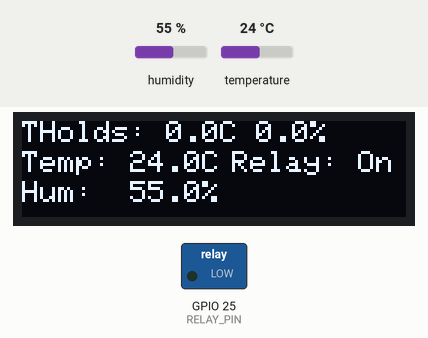
This sketch was run on a simulated ESP32. Shown: 128×32 one-colour display, switched loads named in the sketch (green lamp = pin HIGH). The inputs (shaded band) are chosen by the test bench; at power-on: humidity 55 %, temperature 24 °C. WiFi joins after 1.5 s; servers stay silent unless stated; uploads are accepted with an empty reply; what the sketch prints to the serial monitor is not drawn.

Above: at 4.9 s.
5.0 s: humidity set to 22 %
At 15.1 s:
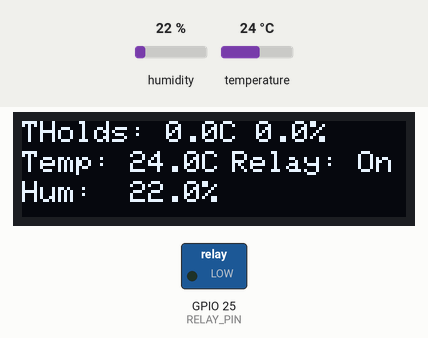
15.7 s: temperature set to 12 °C
At 25.1 s:
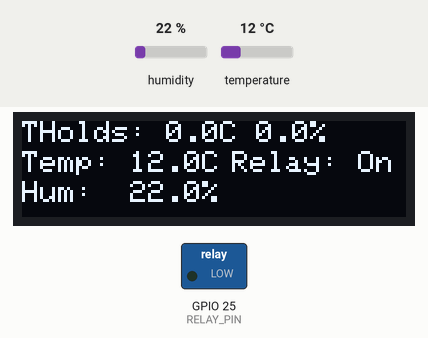
25.7 s: humidity set to 40 %
At 35.1 s:
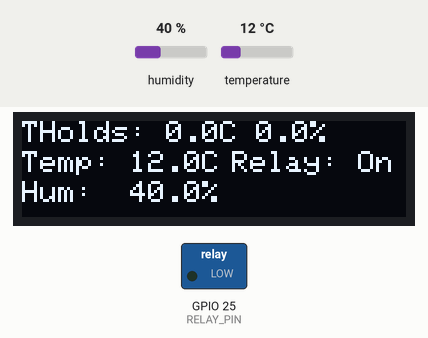
35.7 s: temperature set to 19 °C
At 45.2 s:
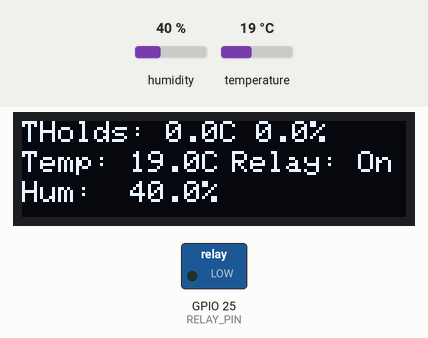
Timing chart, 0 to 46.7 s (numbered marks = the images above; inputs shaded):
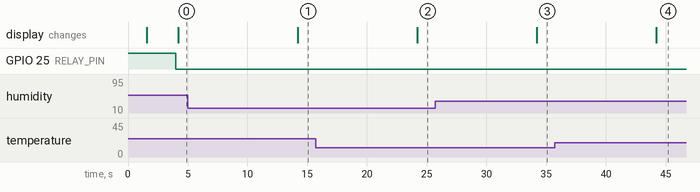

Measured:
- after the input at 5.0 s, the display: changes after 9.2 s (image 1)
- after the input at 15.7 s, the display: changes after 8.5 s (image 2)
- after the input at 25.7 s, the display: changes after 8.5 s (image 3)
- after the input at 35.7 s, the display: changes after 8.5 s (image 4)

The sketch:

DHT11_HTTP.ino
```cpp
#include <WiFi.h>
#include <WiFiClientSecure.h>
#include <HTTPClient.h>
#include "DHT.h"
#include <Wire.h>
#include <Adafruit_GFX.h>
#include <Adafruit_SSD1306.h>
#include <ArduinoJson.h>  // Make sure to install this library

// Pin Configuration
#define DHTPIN 4
#define DHTTYPE DHT11
#define RELAY_PIN 25

// OLED Configuration
#define SCREEN_WIDTH 128
#define SCREEN_HEIGHT 32
#define OLED_RESET -1
#define SCREEN_ADDRESS 0x3C
Adafruit_SSD1306 display(SCREEN_WIDTH, SCREEN_HEIGHT, &Wire, OLED_RESET);

// WiFi Configuration
const char* ssid = "";
const char* pass = "";

// Server Configuration
const char* serverName = "https://humancc.site/ndhos/DHT11/dht11_backend.php";
const char* thresholdEndpoint = "https://humancc.site/ndhos/DHT11/fetch_threshold.php";

// Threshold Variables
float tempThreshold = 0.0;  // Default values
float humThreshold = 0.0;

// Global Variables
float temp = 0.0, hum = 0.0;
unsigned long lastSendTime = 0;
unsigned long lastThresholdUpdate = 0;
const long interval = 10000;  // 10 seconds for sensor readings
const long thresholdInterval = 10000;  // 10 seconds for threshold updates
String relayStatus = "Off";

DHT dht(DHTPIN, DHTTYPE);

void setup() {
  Serial.begin(115200);
  dht.begin();

  pinMode(RELAY_PIN, OUTPUT);
  digitalWrite(RELAY_PIN, HIGH); // Start with relay OFF (active LOW)

  // Initialize OLED
  Wire.begin(21, 22); // SDA = GPIO 21, SCL = GPIO 22
  if (!display.begin(SSD1306_SWITCHCAPVCC, SCREEN_ADDRESS)) {
    Serial.println(F("OLED init failed"));
    while (true);
  }
  display.clearDisplay();
  display.setTextSize(1);
  display.setTextColor(SSD1306_WHITE);
  display.setCursor(0, 0);
  display.println("Initializing...");
  display.display();

  // Connect to WiFi
  WiFi.begin(ssid, pass);
  Serial.print("Connecting to WiFi");
  while (WiFi.status() != WL_CONNECTED) {
    delay(500);
    Serial.print(".");
  }
  Serial.println("\nWiFi connected!");
  display.clearDisplay();
  display.setCursor(0, 0);
  display.println("WiFi Connected");
  display.print("IP: ");
  display.println(WiFi.localIP());
  display.display();
  delay(2000);

  // Initial threshold fetch
  fetchThresholds();
}

void loop() {
  unsigned long currentMillis = millis();

  // Update thresholds every 10 seconds
  if (currentMillis - lastThresholdUpdate > thresholdInterval || lastThresholdUpdate == 0) {
    lastThresholdUpdate = currentMillis;
    fetchThresholds();
  }

  // Main sensor reading cycle
  if (currentMillis - lastSendTime > interval || lastSendTime == 0) {
    lastSendTime = currentMillis;
    readSensor();
    controlRelay();
    sendData();
    updateOLED();
  }
}

void readSensor() {
  temp = dht.readTemperature();
  hum = dht.readHumidity();

  if (isnan(temp) || isnan(hum)) {
    Serial.println("Failed to read from DHT sensor!");
    temp = 0;
    hum = 0;
  } else {
    Serial.printf("Temp: %.2f °C, Humidity: %.2f %%\n", temp, hum);
  }
}

void fetchThresholds() {
  if (WiFi.status() != WL_CONNECTED) {
    Serial.println("Can't fetch thresholds - WiFi disconnected");
    return;
  }

  WiFiClientSecure client;
  client.setInsecure();
  HTTPClient https;

  Serial.println("Fetching thresholds...");
  https.begin(client, thresholdEndpoint);
  int httpCode = https.GET();

  if (httpCode == HTTP_CODE_OK) {
    String payload = https.getString();
    Serial.println("Response: " + payload);

    DynamicJsonDocument doc(256);
    DeserializationError error = deserializeJson(doc, payload);

    if (!error) {
      // Check server response status
      if (strcmp(doc["status"], "success") == 0) {
        float newTempThreshold = doc["data"]["temp_treshold"];
        float newHumThreshold = doc["data"]["hum_treshold"];

        if (newTempThreshold != tempThreshold || newHumThreshold != humThreshold) {
          tempThreshold = newTempThreshold;
          humThreshold = newHumThreshold;
          Serial.printf("New thresholds set - Temp: %.1f°C, Hum: %.1f%%\n",
                       tempThreshold, humThreshold);
          controlRelay();
        }
      } else {
        Serial.print("Server error: ");
        Serial.println(doc["message"].as<String>());
      }
    } else {
      Serial.print("JSON parse error: ");
      Serial.println(error.c_str());
    }
  } else {
    Serial.print("HTTP error: ");
    Serial.println(https.errorToString(httpCode));
  }

  https.end();
}

void controlRelay() {
  bool shouldRelayBeOn = (temp > tempThreshold) || (hum > humThreshold);

  digitalWrite(RELAY_PIN, shouldRelayBeOn ? LOW : HIGH);
  relayStatus = shouldRelayBeOn ? "On" : "Off";

  Serial.printf("Relay %s (Temp: %.1f/%1.f°C, Hum: %.1f/%.1f%%)\n",
               relayStatus.c_str(), temp, tempThreshold, hum, humThreshold);
}

void sendData() {
  if (WiFi.status() != WL_CONNECTED) {
    Serial.println("WiFi not connected - can't send data");
    return;
  }

  WiFiClientSecure client;
  client.setInsecure();
  HTTPClient https;

  String url = String(serverName) +
               "?device_id=103" +
               "&temperature=" + String(temp, 2) +
               "&humidity=" + String(hum, 2) +
               "&relay_status=" + relayStatus;

  Serial.println("Sending data: " + url);
  https.begin(client, url);
  int httpCode = https.GET();

  if (httpCode > 0) {
    Serial.print("HTTP Response Code: ");
    Serial.println(httpCode);
    String payload = https.getString();
    Serial.println("Server Reply: " + payload);
  } else {
    Serial.print("HTTP Error: ");
    Serial.println(https.errorToString(httpCode));
  }

  https.end();
}

void updateOLED() {
  display.clearDisplay();

  // Line 1: Show thresholds (top of display)
  display.setCursor(0, 0);
  display.print("THolds: ");
  display.print(tempThreshold, 1);
  display.print("C ");
  display.print(humThreshold, 1);
  display.println("%");

  // Line 2: Current temperature
  display.setCursor(0, 10);
  display.print("Temp: ");
  display.print(temp, 1);
  display.print("C");

  // Line 3: Current humidity
  display.setCursor(0, 20);
  display.print("Hum:  ");
  display.print(hum, 1);
  display.print("%");

  // Line 4: Relay status (bottom)
  display.setCursor(70, 10);  // Right side of Temp line
  display.print("Relay: ");
  display.print(relayStatus);

  display.display();
}
```
